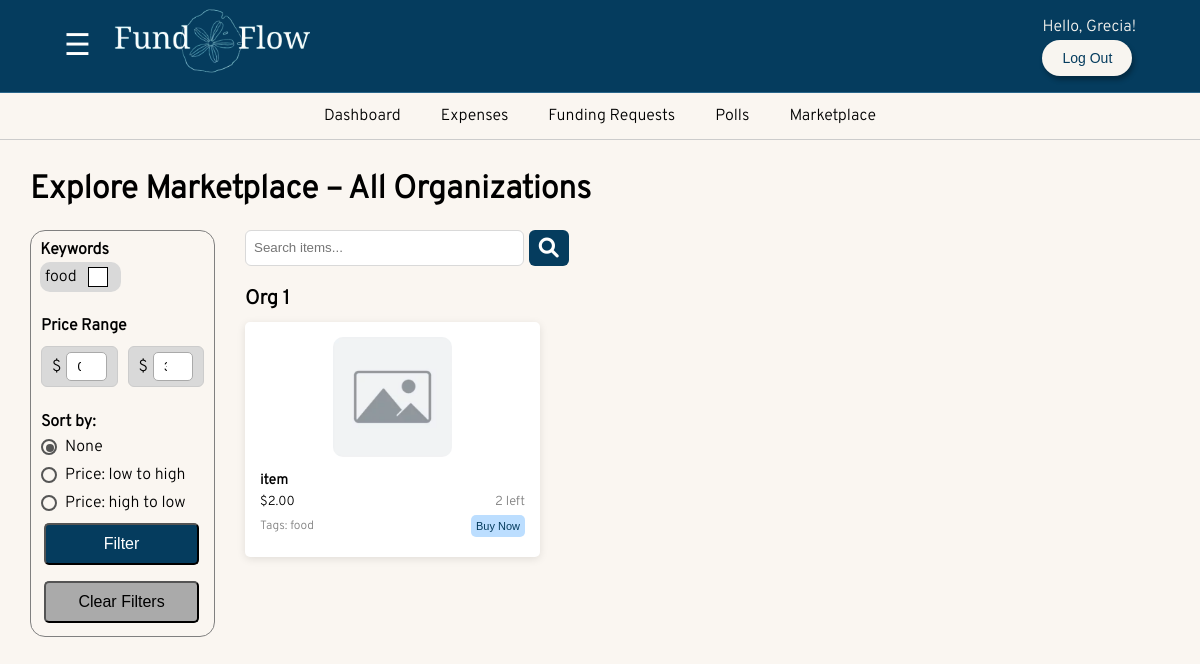
/marketplace/ (signed in), run on the app's committed database.
### FundFlow/models.py (models this page shows, shortened)
class Tag(models.Model):
    name = models.CharField(max_length=20, unique=True)

class Item(models.Model):
    organization = models.ForeignKey('Organization', on_delete=models.CASCADE, related_name='items')
    item_name = models.CharField(max_length=100, unique=True)
    price = models.DecimalField(max_digits=10, decimal_places=2)
    image = models.FileField(upload_to='merchIMG/', null=True, blank=True)
    quantity = models.PositiveIntegerField()
    tags = models.ManyToManyField(Tag, related_name='items')

class Organization(models.Model):
    name= models.CharField(max_length=255, unique=True)
    description = models.TextField(blank=True, null=True)
    president = models.ForeignKey(User, on_delete=models.CASCADE, related_name='president_of', blank=True, null=True)
    treasurer = models.ForeignKey(User, on_delete=models.SET_NULL ,related_name='treasurer_of', blank=True, null=True)
    members = models.ManyToManyField(User, related_name='organizations', blank=True)
    pending_members = models.ManyToManyField(User, related_name='pending_organizations', blank=True)
    bank_email= models.EmailField(verbose_name='Email Address', unique=False, blank=True, null=True)
    tickets=models.ManyToManyField('CreateTicket', related_name='tickets', blank=True)

### FundFlow/views.py (the view)
# urls.py: path('marketplace/', views.marketplace_view, name='marketplace'),
@login_required
def marketplace_view(request):
    selected_tag_ids = request.GET.getlist('tags')
    min_price = request.GET.get('min_price')
    max_price = request.GET.get('max_price')
    curUser = request.user
    curProf = UserProfile.objects.get(user=curUser)
    user_type = curProf.user_type
    thisOrg = curProf.current_Org
    items = Item.objects.all()
    search_query = request.GET.get('search')
    if search_query:
        items = items.filter(item_name__icontains=search_query)  # adjust "name" to your item model's search-relevant field
    if request.method == 'POST':
        item_id = request.POST.get('item_id')
        print(item_id)
        item=Item.objects.get(pk=item_id)
        return redirect('checkout', item.id)
    if selected_tag_ids:
        items = items.filter(tags__id__in=selected_tag_ids).distinct()
    if min_price:
        items = items.filter(price__gte=min_price)
    if max_price:
        items = items.filter(price__lte=max_price)
    sort_option = request.GET.get('sort')
    if sort_option == 'price_asc':
        items = items.order_by('price')
    elif sort_option == 'price_desc':
        items = items.order_by('-price')
    alltags = Tag.objects.all()
    temp_grouped = defaultdict(list)
    for item in items:
        temp_grouped[item.organization.name].append(item)
    grouped_items = dict(temp_grouped)
    context = {
        'thisOrg': thisOrg,
        'user_type': user_type,
        'items': items,
        'grouped_items': grouped_items,
        'alltags': alltags,
        'selected_tag_ids': list(map(int, selected_tag_ids)),
        'selected_tags_raw': selected_tag_ids,
        'min_price': min_price,
        'max_price': max_price,
        'search_query': search_query,
        'sort_option': sort_option
    }
    return render(request, 'marketplace.html', context)

### FundFlow/templates/marketplace.html (shortened to what this page needs)
{% extends 'base.html' %}
{% load static %}
{% block content %}
<div class="manage-org-title"> Explore Marketplace – All Organizations</div>
<div class = "manage-org-contents">
    <div class = "manage-item-info-container">
        <div class ="manage-item-filter-container">
            <div class ="manage-filter-subtitle"> Keywords </div>
            <form method="get" class="filter-form">
                <div class="tag-container">
                    {% for tag in alltags %}
                    <div class="tag-box">
                        <label class="custom-checkbox">
                            {{ tag.name }}
                            <span class="checkmark"></span>
                        </label>
                    </div>
                    {% endfor %}
                </div>
                <div class="price-slider-container">
                    <label class="price-slider-label">Price Range</label>
                    <div class="price-inputs">
                        <div class="price-input-group">
                            <span>$</span>
                            <input type="number" name="min_price" id="min-input" value="{{ request.GET.min_price|default:0 }}">
                        </div>
                        <div class="price-input-group">
                            <span>$</span>
                            <input type="number" name="max_price" id="max-input" value="{{ request.GET.max_price|default:300 }}">
                        </div>
                    </div>
                </div>
                <div class="sort-options">
                    <div class="sort-label">Sort by:</div>
                    <label class="radio-option">
                        <span class="radio-circle"></span>
                        <span class="radio-label">None</span>
                    </label>
                    <label class="radio-option">
                        <span class="radio-circle"></span>
                        <span class="radio-label">Price: low to high</span>
                    </label>
                    <label class="radio-option">
                        <span class="radio-circle"></span>
                        <span class="radio-label">Price: high to low</span>
                    </label>
                </div>
                <button type="submit" class="filter-item-btn-text">Filter</button>
            </form>
            <div style="margin-top: 10px;">
                <a href="{% url 'marketplace' %}">
                    <button type="button" class="clear-filter-item-btn-text" >Clear Filters</button>
                </a>
            </div>
        </div>
    </div>
    <div class="item-cards-container">
        <form class="search-all-items" method="get" action="">
            <input type="text" name="search" placeholder="Search items...">
            <button type="submit">
                <i class="fa fa-search" style="font-size:20px"></i>
            </button>
        </form>
            {% for org_name, org_items in grouped_items.items %}
                <div class = "org-name">{{ org_name }}</div>
                <div class="item-grid">
                    {%if org_items%}
                        {% for item in org_items %}
                        <div class="item-card">
                            <div class="item-image">
                                {% if item.image %}
                                    <a href="#" class="image-link" data-image="{{ item.image.url }}">
                                        <img src="{{ item.image.url }}" alt="{{ item.item_name }}">
                                    </a>
                                {% else %}
                                    <img src="{% static 'images/no_image.PNG' %}" alt="Default image">
                                {% endif %}
                            </div>
                            <div class="item-name-row">
                                <div class="item-name-text">{{ item.item_name }}</div>
                            </div>
                            <div class="item-details-row">
                                <div class="item-price">${{ item.price }}</div>
                                <div class="item-quantity">{{ item.quantity }} left</div>
                            </div>
                            <div class = "bottom-details-row">
                                <div class="item-tags">
                                    Tags:
                                    {% for tag in item.tags.all %}
                                        {{ tag.name }}{% if not forloop.last %}, {% endif %}
                                    {% empty %}
                                        No tags
                                    {% endfor %}
                                </div>
                                <form method="POST" class="view">
                                    <button class="buy-button" name="item_id" value="{{item.id}}" >Buy Now</button>
                                </form>
                            </div>
                        </div>
                        {% endfor %}
                    {% elif search_query %}
                        <div class = "no-items"> No results, try a different search. </div>
                    {%else%}
                        <div class = "no-items"> No items for this org, just dont let them show </div>
                    {%endif%}
                </div>
            {% endfor %}
    </div>
</div>
{%endblock%}

### FundFlow/templates/base.html (shortened to what this page needs)
<!doctype html>
<html lang="en">
  <head>
    {%load static%}
    <link rel="stylesheet" href="{% static 'dashboard.css' %}">
    <link rel="stylesheet" href="{% static 'home.css' %}">
    <link rel="stylesheet" href="{% static 'signUp.css' %}">
    <link rel="stylesheet" href="{% static 'index.css' %}">
    <link rel="stylesheet" href="https://cdnjs.cloudflare.com/ajax/libs/font-awesome/6.0.0/css/all.min.css">
    <link rel="stylesheet" href="{% static 'registerorg.css' %}">
    <link rel="stylesheet" href="{% static 'voting.css' %}">
    <link rel="stylesheet" href="{% static 'expenses.css' %}">
    <link rel="stylesheet" href="{% static 'budgetRev.css' %}">
    <link rel="stylesheet" href="{% static 'manageOrganization.css' %}">
    <link rel="stylesheet" href="{% static 'confirmDelete.css' %}">
    <link rel="stylesheet" href="{% static 'fundingRequests.css' %}">
    <link rel="stylesheet" href="{% static 'manageMarketplace.css' %}">
    <link rel="stylesheet" href="{% static 'marketplace.css' %}">
    <link rel="stylesheet" href="{% static 'checkout.css' %}">
  </head>
  <body>
    <header class="py-3 mb-4 border-bottom" id="header">
      <div class="header-container">
          {% if user.is_authenticated %}
          {% if user_type == "president" or user_type == "treasurer" %}
          <span id="menu-toggle" class="menu-icon">&#9776;</span>
          {% endif %}
          {% endif %}
          <a href="#" class="d-flex align-items-center link-body-emphasis text-decoration-none">
              <span class="logo">
                  <img src="{% static 'images/FundFlow_logo.png' %}" alt="Logo">
              </span>
          </a>
      </div>
      <div>
        {% if user.is_authenticated %}
        <a class="hello-user"> Hello, {{user.first_name}}! </a>
        <form action="{% url 'logout' %}" method="post">
          <button type="submit" class="logout-btn">Log Out</button>
        </form>
        {% endif %}
      </div>
    </header>
    {% if user.is_authenticated %}
    <nav class="py-2 bg-body-tertiary border-bottom">
        <div class="container d-flex flex-wrap">
            <ul class="nav me-auto">
                <li class="nav-item" onclick="activeTab('nav-item')"><a href="{% url 'dashboard' %}" class="nav-link link-body-emphasis px-2" aria-current="page">Dashboard</a></li>
                <li class="nav-item"><a href="{% url 'expenses' %}" class="nav-link link-body-emphasis px-2">Expenses</a></li>
                <li class="nav-item"><a href="{% url 'fundingRequests' %}" class="nav-link link-body-emphasis px-2">Funding Requests</a></li>
                <li class="nav-item"><a href="{% url 'voting' %}" class="nav-link link-body-emphasis px-2">Polls</a></li>
                <li class="nav-item"><a href="{% url 'marketplace' %}" class="nav-link link-body-emphasis px-2">Marketplace</a></li>
            </ul>
        </div>
    </nav>
    {% endif %}
    <div class="container">
        {% block content %}
        {% endblock %}
    </div>
  </body>
</html>

### FundFlow/static/dashboard.css (style rules this page uses)
* { margin: 0; padding: 0; box-sizing: border-box; }
body { display: flex; flex-direction: column; }

### FundFlow/static/home.css (style rules this page uses)
body { margin: 0; padding: 0; background-color: #F8F5F0; font-family: 'Overpass', sans-serif; }

### FundFlow/static/signUp.css (style rules this page uses)
body { margin: 0; padding: 0; background-color: #F8F5F0; }

### FundFlow/static/index.css (style rules this page uses)
body { background-color: #FAF6F1; margin: 0; }
#header { background-color: #053C5E; border-bottom: 1px solid #2a668b; padding: .5rem 4rem; display: flex; align-items: center; justify-content: space-between; }
.header-container { display: flex; align-items: center; gap: 1rem; }
.menu-icon { font-size: 30px; cursor: pointer; color: white; transition: transform 0.3s ease-in-out; }
.logo img { height: 70px; width: auto; }
.logout-btn { background-color: #F8F5F0; border: none; text-decoration: none; color: #053C5E; padding: 10px 20px; border-radius: 25px; font-size: 14px; text-align: center; cursor: pointer; box-shadow: 2px 4px 5px rgba(0, 0, 0, 0.3); margin-top: 3px; }
nav { background-color: #FAF6F1; border-bottom: 1px solid #ccc; padding: 0.8rem 0; }
.nav { list-style: none; display: flex; justify-content: center; padding: 0; margin: 0; }
.nav-item { margin: 0 10px; }
.nav-link { color: black; text-decoration: none; font-size: 1rem; padding: 5px 10px; transition: color 0.3s ease; font-family: 'Overpass', sans-serif; font-weight: 300; }
.hello-user { font-family: 'Overpass', sans-serif; color: #F8F5F0; }

### FundFlow/static/registerorg.css (style rules this page uses)
body { display: flex; flex-direction: column; }

### FundFlow/static/voting.css (style rules this page uses)
body { font-family: 'Overpass', sans-serif; }
.org-name { margin: 0; font-weight: bold; }

### FundFlow/static/fundingRequests.css (style rules this page uses)
body { font-family: 'Overpass', sans-serif; }

### FundFlow/static/marketplace.css (style rules this page uses)
.buy-button { background-color: #BCDEFF; color: #053C5E; padding: 5px; border-radius: 5px; font-size:11px; display: inline-block; white-space: nowrap; border: none; }
.bottom-details-row { display: flex; justify-content: space-between; align-items: center; width: 100%; margin-bottom: 5px; }
.org-name { padding-top: 20px; padding-bottom: 10px; font-size: 20px; }
.search-all-items { display: flex; width: 35%; border-color: #D9D9D9; border-radius: 10px; font-size: 17px; gap: 5px; }
.search-all-items input { padding: 8px; border: 1px solid #D9D9D9; border-radius: 6px; flex: 1; }
.search-all-items button { background: #053C5E; border: 1px #042a41; padding: 8px 10px; border-radius: 6px; cursor: pointer; color: white; }

### data on the page
Tag: name "food"
Item: name "Org 1", item_name "item", price "2.00", quantity "2", {{ item.id }} 1 (drawn)

### other printed values
{{ user.first_name }} "Grecia"
